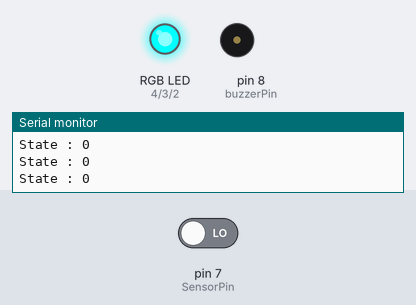
A sketch run on a simulated Arduino Uno, built with avr-gcc and run on an emulated ATmega328P. Shown: an RGB LED mixed from three pins (HIGH = lit), buzzer (waves = sounding), the last lines printed to the serial monitor. The inputs (shaded band) are chosen by the test bench; at power-on: pin 7 (SensorPin) LOW.

Above: at 2.8 s.
2.9 s: pin 7 (SensorPin) driven HIGH
At 3.4 s:
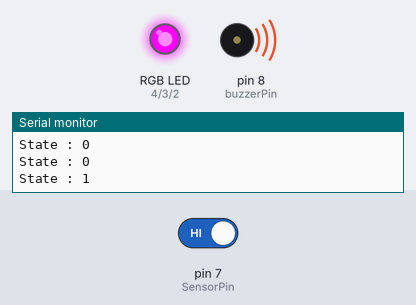
6.4 s: pin 7 (SensorPin) driven LOW
At 7.1 s:
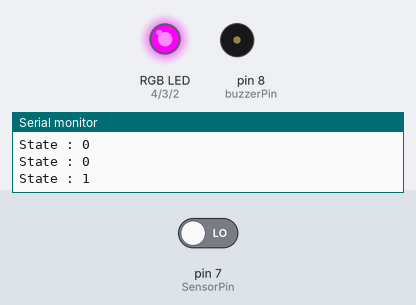
Timing chart, 0 to 9.4 s (numbered marks = the images above; inputs shaded):
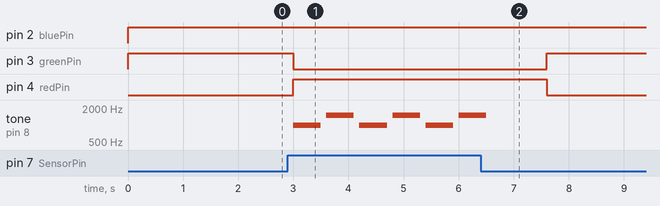

The sketch:

touch_sensor_testing.ino
```cpp
const int SensorPin = 7;
// const int ledPin = 13;
// for rgb
const int redPin = 4;
const int greenPin = 3;
const int bluePin = 2;

const int buzzerPin = 8;

int SensorStat = 0 ;

void setup() {
  // put your setup code here, to run once:
  pinMode(SensorPin, INPUT);

  pinMode(redPin, OUTPUT);
  pinMode(greenPin, OUTPUT);
  pinMode(bluePin, OUTPUT);
  pinMode(buzzerPin, OUTPUT);

  Serial.begin(9600);
}

void loop() {
  // put your main code here, to run repeatedly:
  int value = digitalRead(SensorPin);
  Serial.print("State : ");
  Serial.println(value);
  if(value){
    color(255,0,255); // green
    alarm(1000, 1500); // Different frequencies for "pi" and "po"
  }else{
    color(0,255,255); // red
    noTone(buzzerPin);
  }
  delay(1000);
}

//
void color(unsigned char red, unsigned char green, unsigned char blue){
  digitalWrite(redPin, red);
  digitalWrite(greenPin, green);
  digitalWrite(bluePin, blue);
}

void alarm(int fz1, int fz2) {
  for (int i = 0; i < 3; i++) {
    tone(buzzerPin, fz1); // First tone "pi"
    delay(500); // Short duration for the first tone
    noTone(buzzerPin);
    delay(100); // Short pause between tones

    tone(buzzerPin, fz2); // Second tone "po"
    delay(500); // Short duration for the second tone
    noTone(buzzerPin);
    delay(100); // Short pause between tones
  }
}
```

Measured:
- after the input at 2.9 s, pin 3 (greenPin): HIGH → LOW after 0.10 s; pin 4 (redPin): LOW → HIGH after 0.10 s; tone on pin 8 (buzzerPin): silent → 1000 Hz after 0.10 s, then repeats every 1.2 s: silent 0.10 s, 1500 Hz 0.50 s, silent 0.10 s, 1000 Hz 0.50 s
- after the input at 6.4 s, pin 3 (greenPin): LOW → HIGH after 1.2 s; pin 4 (redPin): HIGH → LOW after 1.2 s; tone on pin 8 (buzzerPin): goes on until 6.5 s, then stays silent
